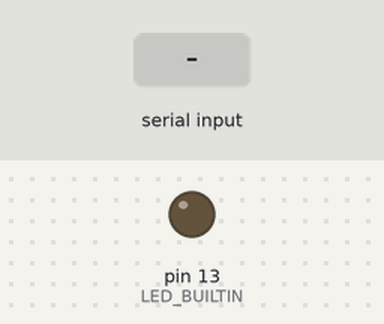
A sketch run on a simulated Arduino Uno, built with avr-gcc and run on an emulated ATmega328P. Shown: output pins drawn as LEDs (lit = HIGH). The inputs (shaded band) are chosen by the test bench.

Above: at 1.2 s.
1.3 s: "H" received over Serial
At 1.7 s:
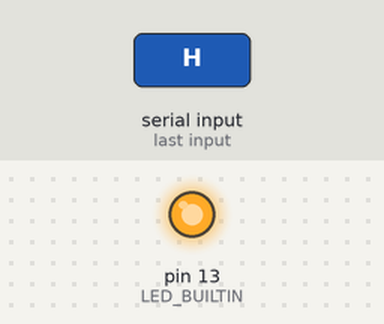
2.8 s: "1" received over Serial
At 4.0 s:
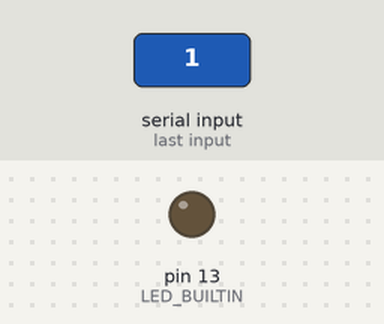
Timing chart, 0 to 5.8 s (numbered marks = the images above; inputs shaded):
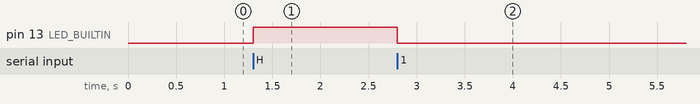

The sketch:

builtin_led_blink.ino
```cpp
void setup(){
  Serial.begin(115200);
  pinMode(LED_BUILTIN, OUTPUT);
}

void loop(){
  if (Serial.available()){
      char c = Serial.read();
      if (c == 'H'){
        digitalWrite(LED_BUILTIN, HIGH);
      }
      else{
        digitalWrite(LED_BUILTIN, LOW);
      }
  }
}
```

Measured:
- after the input at 1.3 s, pin 13 (LED_BUILTIN): LOW → HIGH at once
- after the input at 2.8 s, pin 13 (LED_BUILTIN): HIGH → LOW at once
